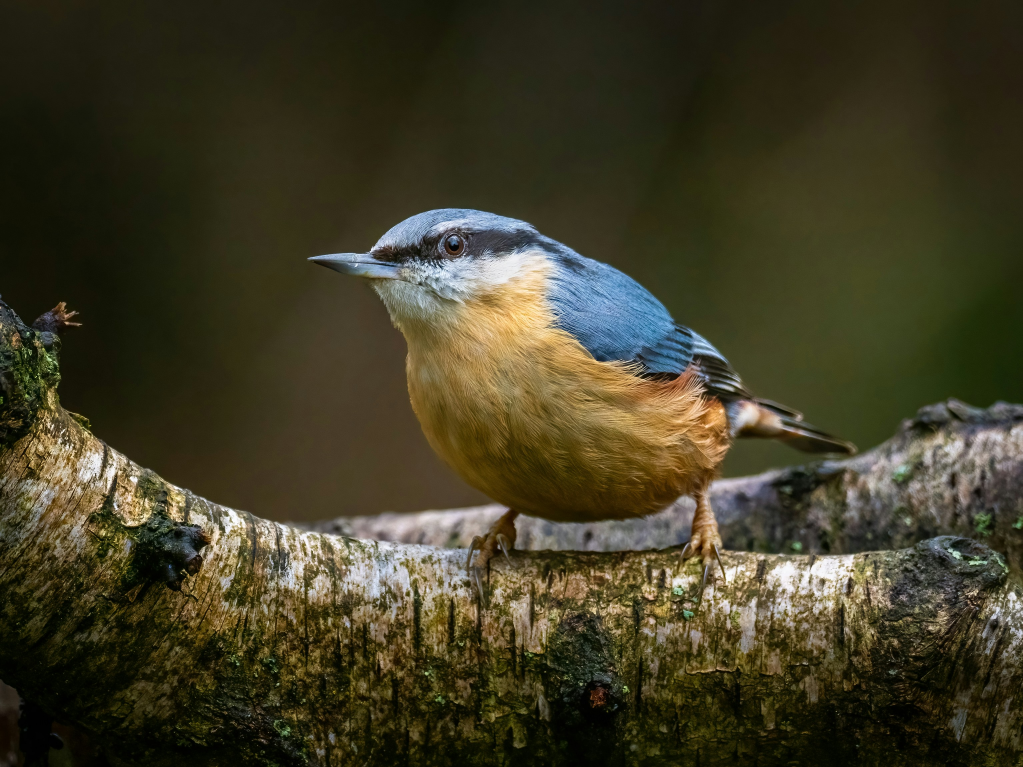
#> input picture dataset/cover.jpg, 3068 x 2301 px (shown at 1/3 size)
$ python temp.py   (older library calls are emulated)
#> lines starting #> are read from the running program, lines starting #| are printed output that depends on the picture; after the words box and inside, x2 and y2 are one past the last pixel; in counts of white or black regions, pixels touching at a corner belong together
### watermark.py
import cv2
import numpy as np

class Watermark:
    sig_size = 100

    @staticmethod
    def __gene_signature(wm, size):
        wm = cv2.resize(wm, (size, size))
        wm = np.where(wm < np.mean(wm), 0, 1)
        return wm

    def inner_embed(self, B, signature):
        pass

    def inner_extract(self, B):
        pass

    def embed(self, cover, wm):
        B = None
        img = None
        signature = None

        if len(cover.shape) > 2:
            img = cv2.cvtColor(cover, cv2.COLOR_BGR2YUV)
            signature = self.__gene_signature(wm, self.sig_size).flatten()
            B = img[:, :, 0]

        if len(cover.shape) > 2:
            img[:, :, 0] = self.inner_embed(B, signature)
            cover = cv2.cvtColor(img, cv2.COLOR_YUV2BGR)
        else:
            cover = B
        return cover

    def extract(self, wmimg):
        B = None
        if len(wmimg.shape) > 2:
            (B, G, R) = cv2.split(cv2.cvtColor(wmimg, cv2.COLOR_BGR2YUV))
        else:
            B = wmimg
        ext_sig = self.inner_extract(B)[0]
        ext_sig = np.array(ext_sig).reshape((self.sig_size, self.sig_size))
        ext_sig = np.where(ext_sig == 1, 255, 0)
        return ext_sig

### temp.py
import cv2
import numpy as np


from watermark import Watermark


class DCT_Watermark(Watermark):
    def __init__(self):
        self.Q = 10
        self.size = 2

    def inner_embed(self, B: np.ndarray, signature):
        sig_size = self.sig_size
        size = self.size

        w, h = B.shape[:2]
        embed_pos = [(0, 0)]
        if w > 2 * sig_size * size:
            embed_pos.append((w-sig_size*size, 0))
        if h > 2 * sig_size * size:
            embed_pos.append((0, h-sig_size*size))
        if len(embed_pos) == 3:
            embed_pos.append((w-sig_size*size, h-sig_size*size))

        for x, y in embed_pos:
            for i in range(x, x+sig_size * size, size):
                for j in range(y, y+sig_size*size, size):
                    v = np.float32(B[i:i + size, j:j + size])
                    v = cv2.dct(v)
                    v[size-1, size-1] = self.Q * \
                        signature[((i-x)//size) * sig_size + (j-y)//size]
                    v = cv2.idct(v)
                    maximum = max(v.flatten())
                    minimum = min(v.flatten())
                    if maximum > 255:
                        v = v - (maximum - 255)
                    if minimum < 0:
                        v = v - minimum
                    B[i:i+size, j:j+size] = v
        return B

    def inner_extract(self, B):
        sig_size = 100
        size = self.size

        ext_sig = np.zeros(sig_size**2, dtype=np.int)

        for i in range(0, sig_size * size, size):
            for j in range(0, sig_size * size, size):
                v = cv2.dct(np.float32(B[i:i+size, j:j+size]))
                if v[size-1, size-1] > self.Q / 2:
                    ext_sig[(i//size) * sig_size + j//size] = 1
        return [ext_sig]


if __name__ == "__main__":
    img = cv2.imread("./dataset/cover.jpg")
#> img is the input picture: shape (2301, 3068, 3); mean B, G, R 38, 60.3, 64.5
    wm = cv2.imread("./dataset/secret2.png", cv2.IMREAD_GRAYSCALE)
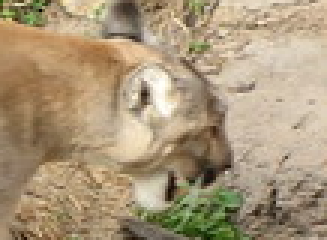
#> input picture dataset/secret2.png, 109 x 80 px (shown 3 times larger)
#> wm: shape (80, 109); min 3, max 254, mean 153
    dct = DCT_Watermark()
    wmd = dct.embed(img, wm)
#> in embed, `img = cv2.cvtColor(cover, cv2.COLOR_BGR2YUV)`: img: shape (2301, 3068, 3); mean of channels 0, 1, 2 59, 117.7, 132.9
#> in __gene_signature, `wm = cv2.resize(wm, (size, size))`:
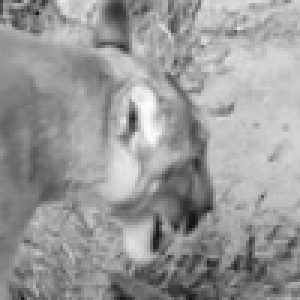
#> wm: shape (100, 100) (shown 3 times larger); min 18, max 253, mean 152.9
#> in __gene_signature, `wm = np.where(wm < np.mean(wm), 0, 1)`:
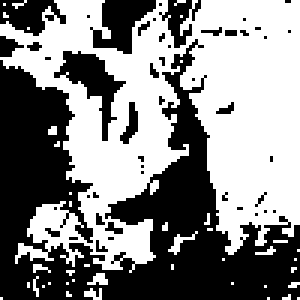
#> wm: shape (100, 100) int64 (shown 3 times larger); values 0 (black) and 1 (white), 52.8% white; 47 black regions (40 under 20 px), largest, box (x1, y1, x2, y2) and area: (0, 13, 100, 100) 3764, (18, 17, 42, 47) 239, (30, 0, 52, 18) 220
#> in embed, `signature = self.__gene_signature(wm, self.sig_size).flatten()`: signature = 10000 values, max 1 at index 8, min 0 at index 0, mean 0.528
#> in embed, `B = img[:, :, 0]`:
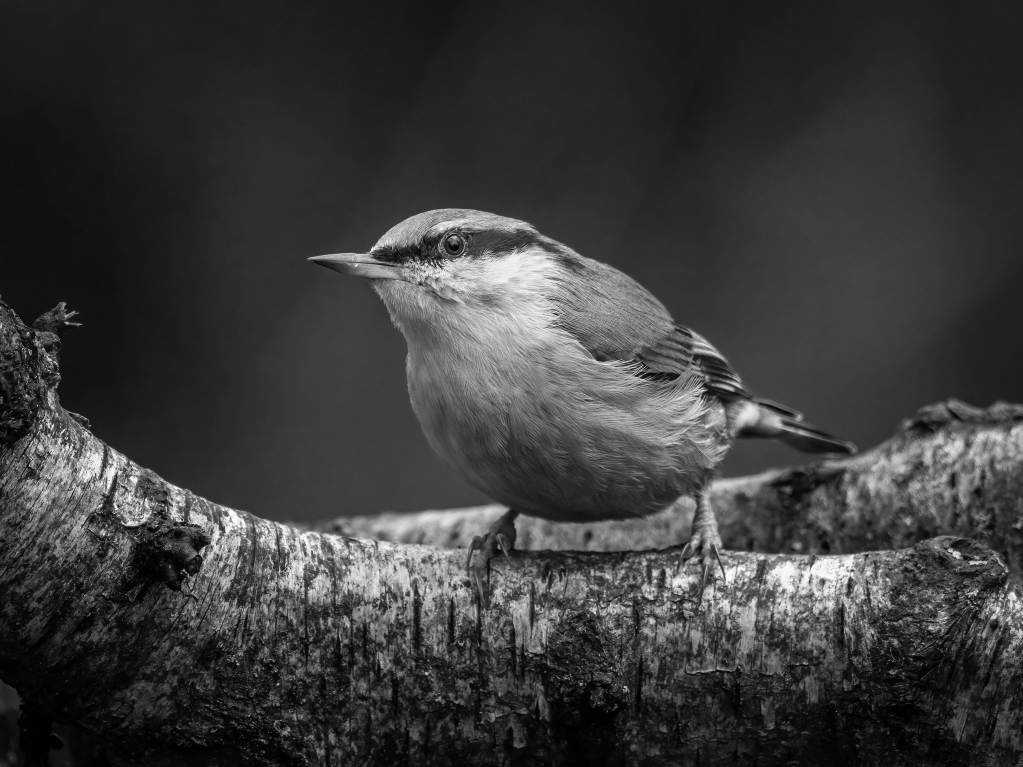
#> B: shape (2301, 3068) (shown at 1/3 size); min 0, max 255, mean 59
#> after the loop in inner_embed, `for x, y in embed_pos:`: B: shape (2301, 3068); 1.85% of pixels changed, all inside (x1, y1, x2, y2) = (0, 0, 3068, 2301)
#> in embed, `img[:, :, 0] = self.inner_embed(B, signature)`: img: shape (2301, 3068, 3); mean of channels 0, 1, 2 59, 117.7, 132.9
    cv2.imwrite("./results/watermarked.jpg", wmd)

    img = cv2.imread("./results/watermarked.jpg")
    dct = DCT_Watermark()
    signature = dct.extract(img)
#> in extract, `(B, G, R) = cv2.split(cv2.cvtColor(wmimg, cv2.COLOR_BGR2YUV))`:
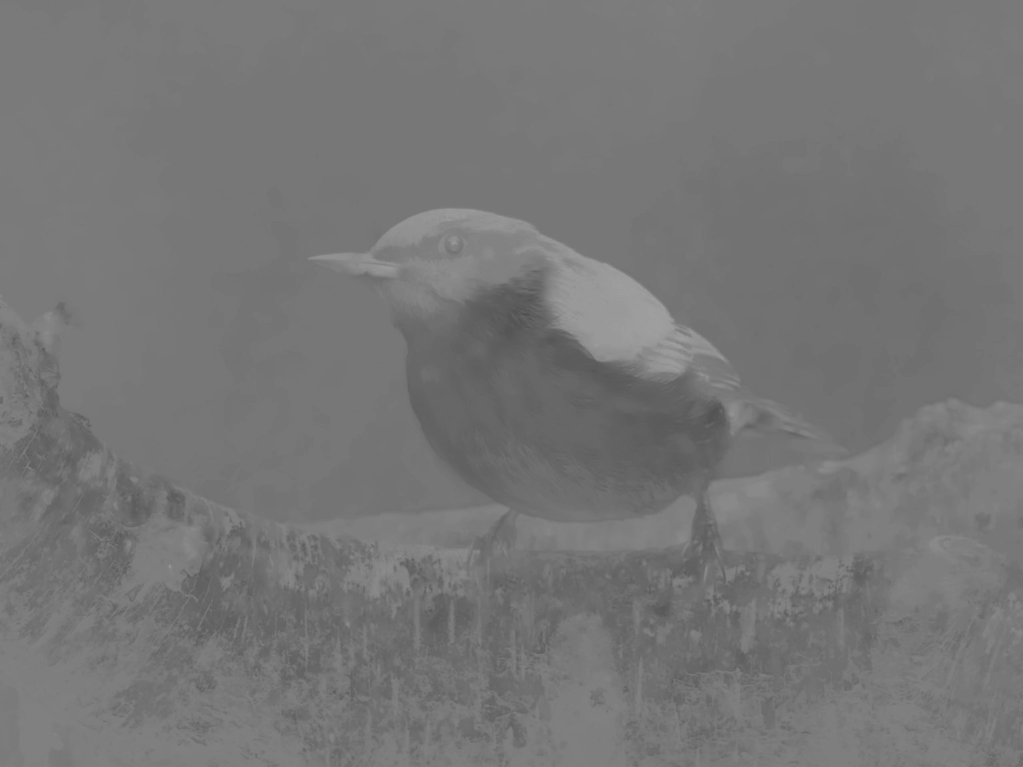
#> G: shape (2301, 3068) (shown at 1/3 size); min 75, max 161, mean 117.9
#> in extract, `(B, G, R) = cv2.split(cv2.cvtColor(wmimg, cv2.COLOR_BGR2YUV))`:
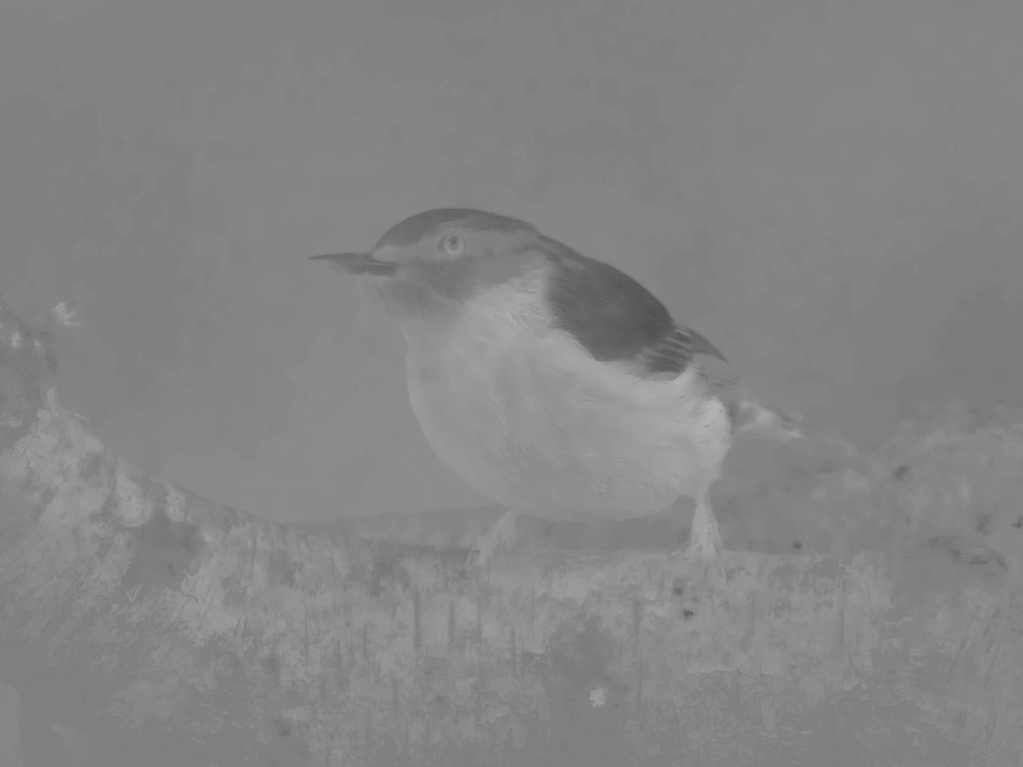
#> R: shape (2301, 3068) (shown at 1/3 size); min 80, max 180, mean 133
#> after the loop in inner_extract, `for i in range(0, sig_size * size, size):`: ext_sig = 10000 values, max 1 at index 18, min 0 at index 0, mean 0.522
#> in extract, `ext_sig = np.array(ext_sig).reshape((self.sig_size, self.sig_size))`:
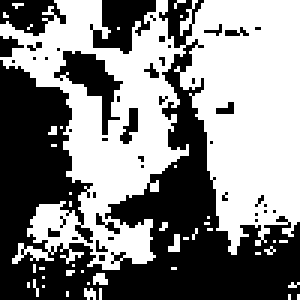
#> ext_sig: shape (100, 100) int64 (shown 3 times larger); values 0 (black) and 1 (white), 52.2% white; 44 black regions (38 under 20 px), largest, box (x1, y1, x2, y2) and area: (0, 0, 100, 100) 3913, (30, 0, 52, 18) 235, (18, 17, 41, 45) 231, (0, 0, 22, 12) 165, (40, 36, 46, 48) 39, (0, 12, 8, 19) 34
    cv2.imwrite("./results/signature.jpg", signature)
